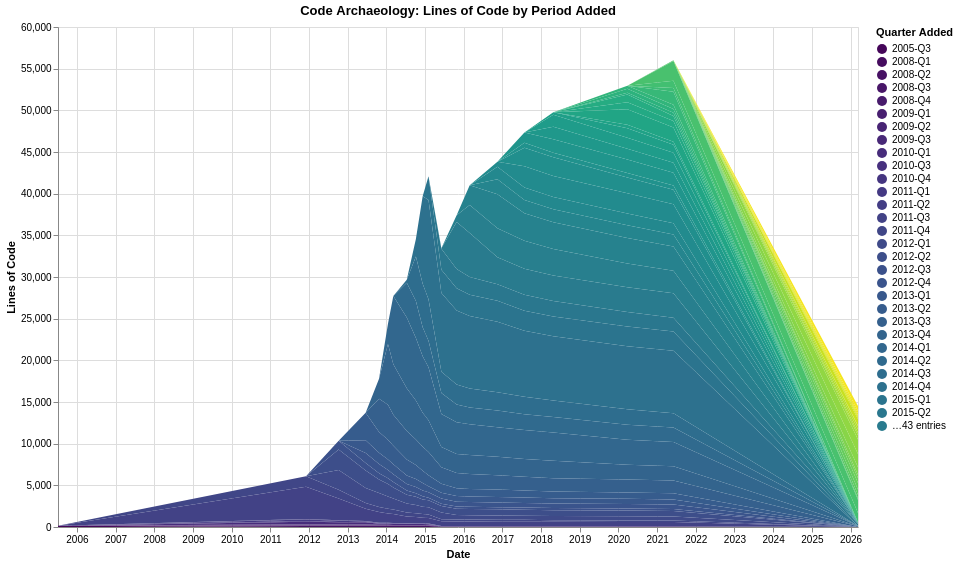

Source (Vega-Lite JSON):
### Vega-Lite specification from a JSON file in a GitHub repository (floating-point values rounded to 4 significant figures; data arrays with more than 128 entries replaced by an {"elided": "..."} marker saying what was removed)
{"$schema": "https://vega.github.io/schema/vega-lite/v6.1.0.json", "config": {"view": {"continuousHeight": 300, "continuousWidth": 300}}, "data": {"name": "data-67a6861869c90c12fc9427cf4528b5f0"}, "datasets": {"data-67a6861869c90c12fc9427cf4528b5f0": {"elided": "518 records"}}, "encoding": {"color": {"field": "period", "scale": {"scheme": "viridis"}, "title": "Quarter Added", "type": "ordinal"}, "order": {"field": "period", "sort": "ascending", "type": "ordinal"}, "tooltip": [{"field": "commit_date", "type": "temporal"}, {"field": "period", "type": "ordinal"}, {"field": "line_count", "type": "quantitative"}], "x": {"field": "commit_date", "title": "Date", "type": "temporal"}, "y": {"field": "line_count", "title": "Lines of Code", "type": "quantitative"}}, "height": 500, "mark": {"type": "area"}, "title": "Code Archaeology: Lines of Code by Period Added", "width": 800}
